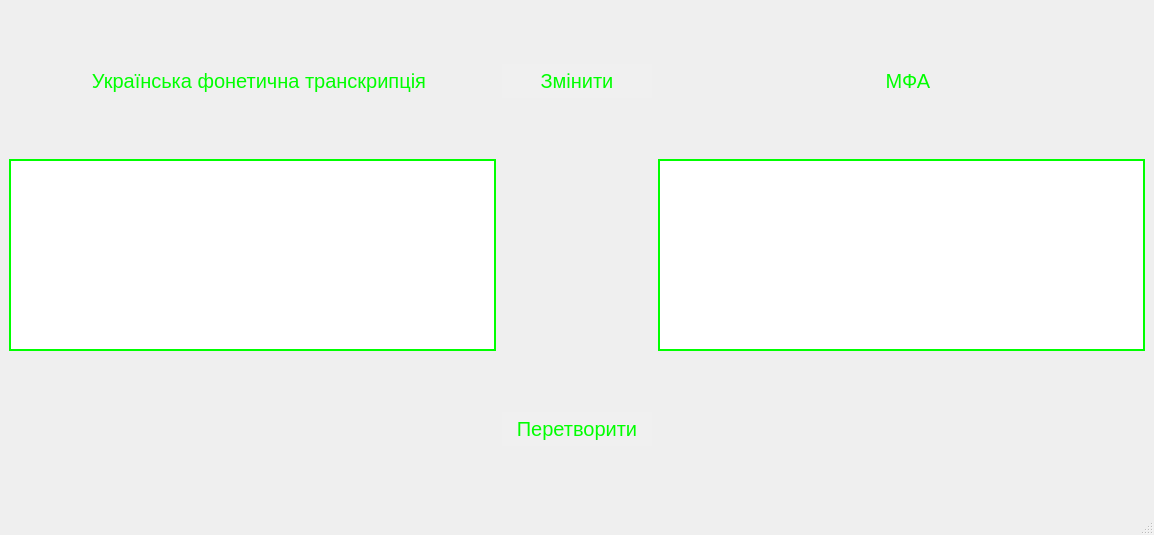
<?xml version="1.0" encoding="UTF-8"?>
<ui version="4.0">
 <class>MainWindow</class>
 <widget class="QMainWindow" name="MainWindow">
  <property name="geometry">
   <rect>
    <x>0</x>
    <y>0</y>
    <width>1154</width>
    <height>535</height>
   </rect>
  </property>
  <property name="minimumSize">
   <size>
    <width>640</width>
    <height>480</height>
   </size>
  </property>
  <property name="font">
   <font>
    <pointsize>2</pointsize>
   </font>
  </property>
  <property name="windowTitle">
   <string>Перекладач</string>
  </property>
  <property name="styleSheet">
   <string notr="true">MainWindow {
	background: rgb(255,255,255);
}</string>
  </property>
  <widget class="QWidget" name="centralwidget">
   <layout class="QGridLayout" name="gridLayout">
    <item row="0" column="0">
     <widget class="QLabel" name="fromLabel">
      <property name="sizePolicy">
       <sizepolicy hsizetype="Expanding" vsizetype="Fixed">
        <horstretch>0</horstretch>
        <verstretch>0</verstretch>
       </sizepolicy>
      </property>
      <property name="minimumSize">
       <size>
        <width>500</width>
        <height>0</height>
       </size>
      </property>
      <property name="font">
       <font>
        <pointsize>15</pointsize>
       </font>
      </property>
      <property name="styleSheet">
       <string notr="true">QLabel#fromLabel {
	color: rgb(0,255, 0);
}</string>
      </property>
      <property name="text">
       <string>Українська фонетична транскрипція</string>
      </property>
      <property name="textFormat">
       <enum>Qt::TextFormat::PlainText</enum>
      </property>
      <property name="alignment">
       <set>Qt::AlignmentFlag::AlignCenter</set>
      </property>
     </widget>
    </item>
    <item row="0" column="1">
     <widget class="QPushButton" name="swapButton">
      <property name="font">
       <font>
        <pointsize>15</pointsize>
       </font>
      </property>
      <property name="styleSheet">
       <string notr="true">QPushButton#swapButton {
	border-width: 2px;
	border-color: rgb(240,240,240);
	border-style: none;
	background: rgb(240,240,240);
	color: rgb(0,255, 0);
	padding: 5px, 5px, 5px, 5px;
}

QPushButton#swapButton:hover {
	border-color: rgb(0,255, 0);
	background: rgb(0,255, 0);
	color: rgb(255,255,255); 
	qproperty-icon:url(:/resources/images/swap_active_on.png);
}</string>
      </property>
      <property name="text">
       <string>Змінити</string>
      </property>
      <property name="iconSize">
       <size>
        <width>130</width>
        <height>64</height>
       </size>
      </property>
     </widget>
    </item>
    <item row="0" column="2">
     <widget class="QLabel" name="toLabel">
      <property name="sizePolicy">
       <sizepolicy hsizetype="Expanding" vsizetype="Fixed">
        <horstretch>0</horstretch>
        <verstretch>0</verstretch>
       </sizepolicy>
      </property>
      <property name="minimumSize">
       <size>
        <width>500</width>
        <height>0</height>
       </size>
      </property>
      <property name="font">
       <font>
        <pointsize>15</pointsize>
       </font>
      </property>
      <property name="styleSheet">
       <string notr="true">QLabel#toLabel {
	color: rgb(0,255, 0);
}</string>
      </property>
      <property name="text">
       <string>МФА</string>
      </property>
      <property name="alignment">
       <set>Qt::AlignmentFlag::AlignCenter</set>
      </property>
     </widget>
    </item>
    <item row="2" column="1">
     <widget class="QPushButton" name="translateButton">
      <property name="sizePolicy">
       <sizepolicy hsizetype="Preferred" vsizetype="Fixed">
        <horstretch>0</horstretch>
        <verstretch>0</verstretch>
       </sizepolicy>
      </property>
      <property name="minimumSize">
       <size>
        <width>150</width>
        <height>0</height>
       </size>
      </property>
      <property name="font">
       <font>
        <pointsize>15</pointsize>
       </font>
      </property>
      <property name="styleSheet">
       <string notr="true">QPushButton#translateButton {
	border-width: 2px;
	border-color: rgb(240,240,240);
	border-style: none;
	background: rgb(240,240,240);
	color: rgb(0,255, 0);
	padding: 5px, 5px, 5px, 5px;
}

QPushButton#translateButton:hover {
	border-color: rgb(0,255, 0);
	background: rgb(0,255, 0);
	color: rgb(255,255,255); 
}</string>
      </property>
      <property name="text">
       <string>Перетворити</string>
      </property>
     </widget>
    </item>
    <item row="1" column="0">
     <widget class="QTextEdit" name="inputField">
      <property name="sizePolicy">
       <sizepolicy hsizetype="Expanding" vsizetype="Fixed">
        <horstretch>0</horstretch>
        <verstretch>0</verstretch>
       </sizepolicy>
      </property>
      <property name="font">
       <font>
        <family>Times New Roman</family>
        <pointsize>12</pointsize>
       </font>
      </property>
      <property name="styleSheet">
       <string notr="true">QTextEdit#inputField {
	border: 2px solid rgb(0,255,0);
}</string>
      </property>
      <property name="locale">
       <locale language="Ukrainian" country="Ukraine"/>
      </property>
     </widget>
    </item>
    <item row="1" column="2">
     <widget class="QTextEdit" name="outputField">
      <property name="sizePolicy">
       <sizepolicy hsizetype="Expanding" vsizetype="Fixed">
        <horstretch>0</horstretch>
        <verstretch>0</verstretch>
       </sizepolicy>
      </property>
      <property name="font">
       <font>
        <family>Times New Roman</family>
        <pointsize>12</pointsize>
       </font>
      </property>
      <property name="styleSheet">
       <string notr="true">QTextEdit#outputField {
	border: 2px solid rgb(0,255,0);
}</string>
      </property>
      <property name="html">
       <string>&lt;!DOCTYPE HTML PUBLIC &quot;-//W3C//DTD HTML 4.0//EN&quot; &quot;http://www.w3.org/TR/REC-html40/strict.dtd&quot;&gt;
&lt;html&gt;&lt;head&gt;&lt;meta name=&quot;qrichtext&quot; content=&quot;1&quot; /&gt;&lt;meta charset=&quot;utf-8&quot; /&gt;&lt;style type=&quot;text/css&quot;&gt;
p, li { white-space: pre-wrap; }
hr { height: 1px; border-width: 0; }
li.unchecked::marker { content: &quot;\2610&quot;; }
li.checked::marker { content: &quot;\2612&quot;; }
&lt;/style&gt;&lt;/head&gt;&lt;body style=&quot; font-family:'Times New Roman'; font-size:12pt; font-weight:400; font-style:normal;&quot;&gt;
&lt;p style=&quot;-qt-paragraph-type:empty; margin-top:0px; margin-bottom:0px; margin-left:0px; margin-right:0px; -qt-block-indent:0; text-indent:0px; font-family:'Segoe UI';&quot;&gt;&lt;br /&gt;&lt;/p&gt;&lt;/body&gt;&lt;/html&gt;</string>
      </property>
     </widget>
    </item>
   </layout>
  </widget>
  <widget class="QMenuBar" name="menubar">
   <property name="geometry">
    <rect>
     <x>0</x>
     <y>0</y>
     <width>1154</width>
     <height>22</height>
    </rect>
   </property>
  </widget>
  <widget class="QStatusBar" name="statusbar"/>
  <action name="ifaVirtualKeyboard">
   <property name="text">
    <string>МФА</string>
   </property>
  </action>
  <action name="ukrVirtualKeyboard">
   <property name="text">
    <string>Українська</string>
   </property>
  </action>
 </widget>
 <resources/>
 <connections/>
</ui>
